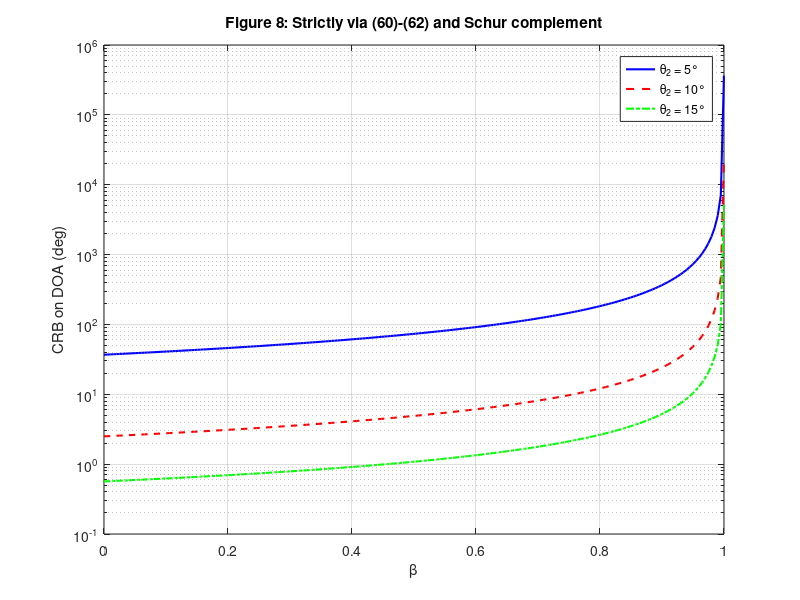

MATLAB code for this plot:


%% 图8 严格按(41)-(43)实现（分块FIM，M=2示范，），与Fig8_eq57_M2L2.m完全一致。

clc;
clear all;
close all;
rng(42); 

%% 系统参数（可修改M，但图8固定M=2）
M = 2;                          % 阵元数
d_lambda = 0.5;                 % 半波长间距
SNR_dB = 0;                     % SNR = 0 dB
SNR_lin = 10^(SNR_dB/10);
N = 1;                          % 快拍数
alpha1 = 1; 
alpha2 = 1;         % 复振幅
sigma_w2 = N * abs(alpha1)^2 / SNR_lin;         % 噪声方差 (满足 N|α|^2/σ_w^2 = 1)

theta1_deg = 0;
theta2_list = [5, 10, 15];
beta_vec = linspace(0, 0.9999, 200);   % 相关系数

% 对称阵列（质心原点）
n = 0:M-1;         % 阵元位置
a = @(th) exp(-1j * 2 * pi * d_lambda * n' * sind(th));
da = @(th) -1j * 2 * pi * d_lambda * cosd(th) * n' .* a(th);
A = @(th) a(th) * a(th).';
dA = @(th) da(th) * a(th).' + a(th) * da(th).';

% 相干矩阵 R_s (实对称，通用形式)
R_s = @(beta) (1-beta)*eye(M) + beta*ones(M);   % 适用于任意M
factor = 2 * N / sigma_w2;       % 公共因子 2N/σ_w^2
% 辅助函数：从复数迹构建 2x2 子块（公式(61)的块）
blk = @(t, f) f * [real(t), -imag(t); imag(t), real(t)];
CRB_theta1 = zeros(length(theta2_list), length(beta_vec));

for k = 1:length(theta2_list)
    theta2 = theta2_list(k);
    for b = 1:length(beta_vec)
        beta = beta_vec(b);
        Rs = R_s(beta);
        
        A1 = A(theta1_deg);   
        A2 = A(theta2);
        dA1 = dA(theta1_deg); 
        dA2 = dA(theta2);
        
        % ---------- (41): J_θθ (2x2) ----------
        T11 = trace(dA1 * Rs * dA1');
        T22 = trace(dA2 * Rs * dA2');
        T12 = trace(dA2 * Rs * dA1');   % 注意顺序符合(60)
        T21 = trace(dA1 * Rs * dA2');
        Jtt = factor * [abs(alpha1)^2 * real(T11),  real(conj(alpha1)*alpha2 * T12);
                        real(conj(alpha2)*alpha1 * T21),  abs(alpha2)^2 * real(T22)];
        
        % ---------- (43): J_θa (2x4) ----------
        Q11 = conj(alpha1) * trace(A1 * Rs * dA1');
        Q12 = conj(alpha1) * trace(A2 * Rs * dA1');
        Q21 = conj(alpha2) * trace(A1 * Rs * dA2');
        Q22 = conj(alpha2) * trace(A2 * Rs * dA2');
        
        row11 = factor * [real(Q11), -imag(Q11)];
        row12 = factor * [real(Q12), -imag(Q12)];
        row21 = factor * [real(Q21), -imag(Q21)];
        row22 = factor * [real(Q22), -imag(Q22)];
        Jta = [row11, row12; row21, row22];   % 2x4
        
        % ---------- (42): J_aa (4x4) ----------
        S11 = trace(A1 * Rs * A1');      % 实数
        S22 = trace(A2 * Rs * A2');
        S12 = trace(A2 * Rs * A1');      % 复数
        S21 = trace(A1 * Rs * A2');
        Jaa = [blk(S11, factor), blk(S12, factor);
               blk(S21, factor), blk(S22, factor)];
        
        % ---------- 稳定计算 Schur 补 ----------
        % % 关键：Jaa 可能接近奇异（尤其是 beta 接近 1），使用正则化求逆
        % reg = 1e-8 * trace(Jaa)/size(Jaa,1);   % 小正则化因子
        % Jaa_reg = Jaa + reg * eye(size(Jaa));
        % Jaa_inv = inv(Jaa);
        Schur = Jtt - Jta / Jaa * Jta';
        
        % Schur 矩阵应为 2x2 正定
        if rcond(Schur) > 1e-12
            CRB_theta = inv(Schur);
            % CRB_deg = sqrt(CRB_theta(1,1)) * 180/pi;
            CRB_deg =  CRB_theta(1,1);
        else
            CRB_deg = NaN;
        end
        CRB_theta1(k,b) = CRB_deg;
    end
end

%% 绘图
figure;
semilogy(beta_vec, CRB_theta1(1,:), 'b-', 'LineWidth',1.5); hold on;
semilogy(beta_vec, CRB_theta1(2,:), 'r--', 'LineWidth',1.5); hold on;
semilogy(beta_vec, CRB_theta1(3,:), 'g-.', 'LineWidth',1.5);
xlabel('\beta'); ylabel('CRB on DOA (deg)');
legend('\theta_2 = 5°','\theta_2 = 10°','\theta_2 = 15°');
grid on;
title('Figure 8: Strictly via (60)-(62) and Schur complement');
